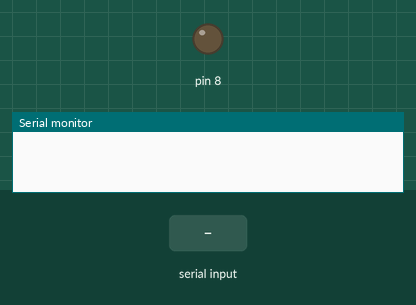
Bench run of a sketch on a simulated Arduino Uno, built with avr-gcc and run on an emulated ATmega328P. On the bench: output pins drawn as LEDs (lit = HIGH), the last lines printed to the serial monitor. Inputs (shaded band) come from the test bench. Random numbers use the default seed unless the sketch sets one.

Above: at 1.2 s.
1.3 s: "90,45\n" received over Serial
At 4.1 s:
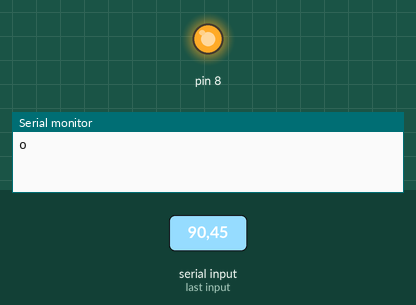
Timing chart, 0 to 6.8 s (numbered marks = the images above; inputs shaded):
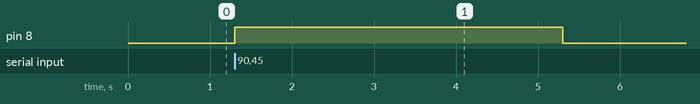

Measured:
- after the input at 1.3 s, pin 8: LOW → HIGH at once, → LOW 4.0 s later

The sketch:

UART_Receiver.ino
```cpp
char ok = 'o';
void setup() {
  // put your setup code here, to run once:
Serial.begin(9600);
pinMode(8,OUTPUT);
}

void loop() {
  // put your main code here, to run repeatedly:
  if (Serial.available()){
    char Letter = Serial.read();
    int wait = Serial.parseInt();
    digitalWrite(8,HIGH);
    int randi = random(1,7);
    delay(randi*1000);
    Serial.print(ok);
    digitalWrite(8,LOW);
    delay(wait*1000);

    }
}
```
